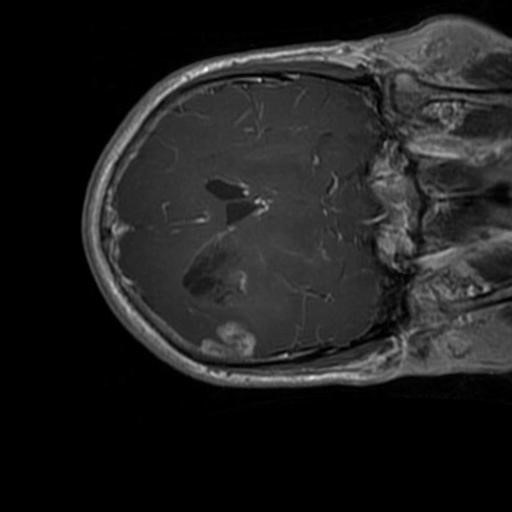
#> input picture samples/brain_glioma_0004.jpg, 512 x 512 px
$ jupyter execute wiener_filter_deblurring.ipynb
#> lines starting #> are read from the running program, lines starting #| are printed output that depends on the picture; after the words box and inside, x2 and y2 are one past the last pixel; in counts of white or black regions, pixels touching at a corner belong together
[cell 1]
import numpy as np
import cv2
import matplotlib.pyplot as plt

[cell 2]
def apply_motion_blur(image, size=15):
    """Creates a motion blur kernel and applies it to the image."""
    kernel = np.zeros((size, size))
    kernel[int((size - 1) / 2), :] = np.ones(size)
    kernel = kernel / size
    blurred = cv2.filter2D(image, -1, kernel, borderType=cv2.BORDER_REPLICATE)
    return blurred, kernel

[cell 3]
def wiener_filter(blurred, kernel, K=0.01):
    """
    Restores a blurred image using Wiener filtering in the frequency domain.

    Args:
        blurred: Blurred input image (2D array).
        kernel: Blur kernel (2D array).
        K: Constant representing noise-to-signal power ratio (tune for best results).

    Returns:
        Restored image (2D array, uint8).
    """
    # Pad kernel to match image size
    kh, kw = kernel.shape
    ih, iw = blurred.shape
    kernel_padded = np.zeros_like(blurred, dtype=np.float32)
    kernel_padded[:kh, :kw] = kernel

    # FFT
    dft_blurred = np.fft.fft2(blurred)
    dft_kernel = np.fft.fft2(kernel_padded)

    # Avoid division by zero
    dft_kernel_conj = np.conj(dft_kernel)
    denom = (np.abs(dft_kernel) ** 2) + K
    wiener = dft_kernel_conj / denom

    # Apply Wiener filter
    dft_restored = wiener * dft_blurred
    restored = np.fft.ifft2(dft_restored)
    restored = np.abs(restored)

    # Normalize and convert to uint8
    restored = np.clip(restored, 0, 255).astype('uint8')
    return restored

[cell 4]
# Load and prepare image
image = cv2.imread('../samples/brain_glioma_0004.jpg', cv2.IMREAD_GRAYSCALE)
#> image is the input picture: shape (512, 512); min 0, max 255, mean 31.5
if image is None:
    raise FileNotFoundError("Image not found! Check path.")

blurred, psf = apply_motion_blur(image, size=20)
#> in apply_motion_blur, `blurred = cv2.filter2D(image, -1, kernel, borderType=cv2.BORDER_REPLIC..`:
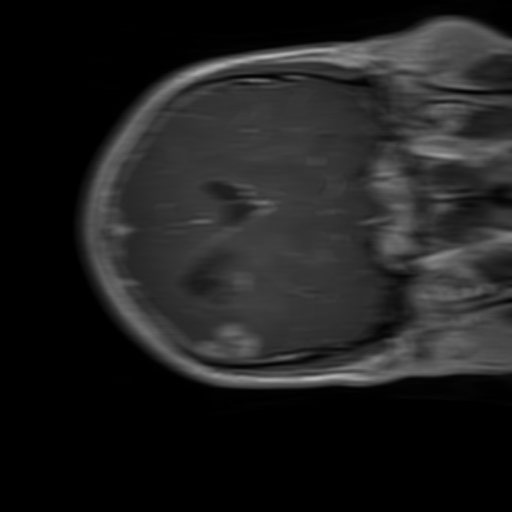
#> blurred: shape (512, 512); min 0, max 183, mean 31.4
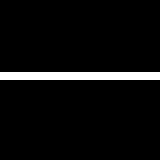
#> psf: shape (20, 20) float64 (shown 8 times larger); values 0 (black) and 0.05 (white), 5% white in thin lines or dots, all inside (x1, y1, x2, y2) = (0, 9, 20, 10)
restored = wiener_filter(blurred, psf, K=0.1)  # K=0.001, 0.01, 0.1, ...
#> in wiener_filter, `kernel_padded[:kh, :kw] = kernel`:
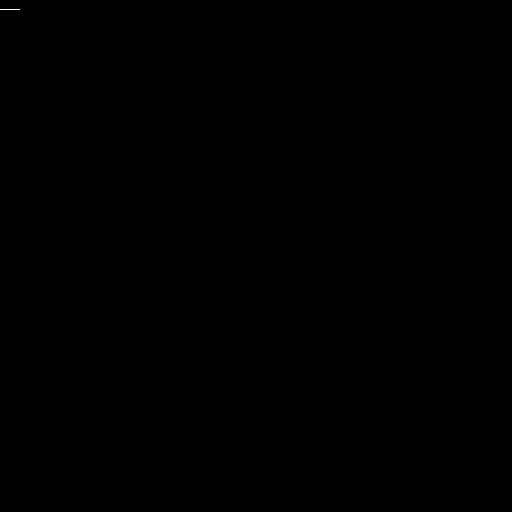
#> kernel_padded: shape (512, 512) float32; values 0 (black) and 0.05 (white), 0.01% white in thin lines or dots, all inside (x1, y1, x2, y2) = (0, 9, 20, 10)
#> in wiener_filter, `denom = (np.abs(dft_kernel) ** 2) + K`:
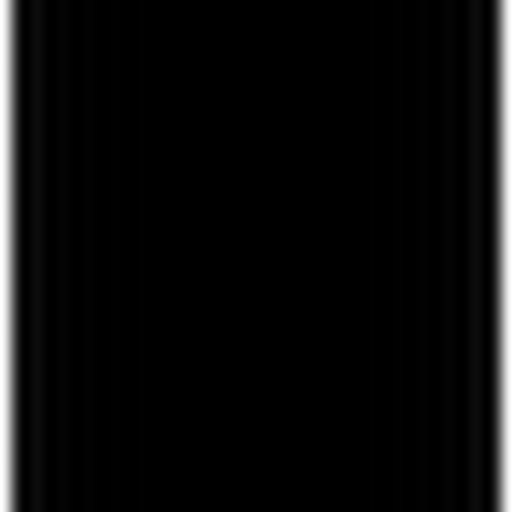
#> denom: shape (512, 512) float64; min 0.1, max 1.1, mean 0.15; drawn with min black and max white
#> in wiener_filter, `restored = np.abs(restored)`:
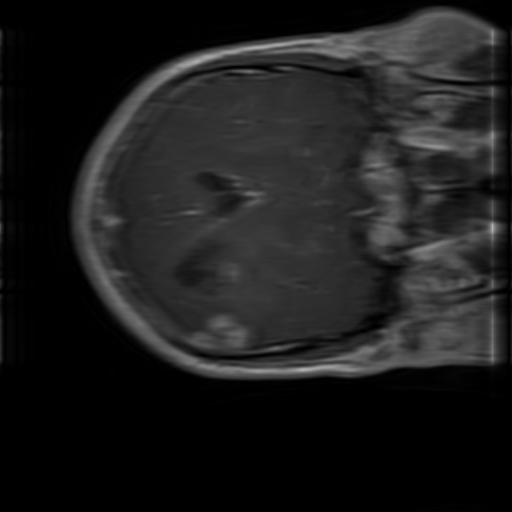
#> restored: shape (512, 512) float64; min 1.08e-18, max 179.5, mean 29

plt.figure(figsize=(12, 6))
plt.subplot(1, 3, 1)
plt.title("Original")
plt.imshow(image, cmap='gray')
plt.axis('off')

plt.subplot(1, 3, 2)
plt.title("Motion Blurred")
plt.imshow(blurred, cmap='gray')
plt.axis('off')

plt.subplot(1, 3, 3)
plt.title("Restored (Wiener Filter)")
plt.imshow(restored, cmap='gray')
plt.axis('off')

plt.tight_layout()
plt.show()

$ run again, with samples/brain_glioma_0005.jpg copied over samples/brain_glioma_0004.jpg
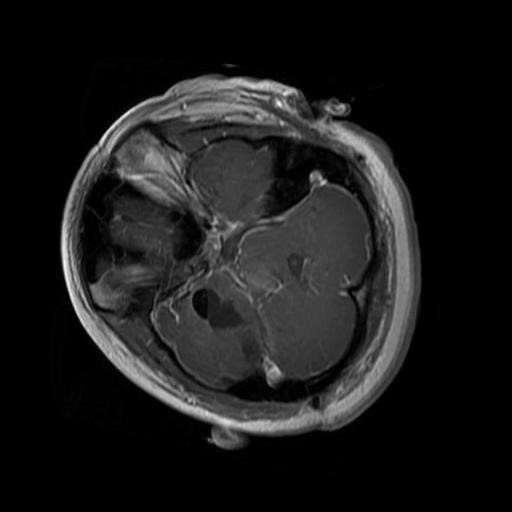
#> input picture samples/brain_glioma_0005.jpg, 512 x 512 px
#> image is the input picture: shape (512, 512); min 0, max 251, mean 26.8
#> in apply_motion_blur, `blurred = cv2.filter2D(image, -1, kernel, borderType=cv2.BORDER_REPLIC..`:
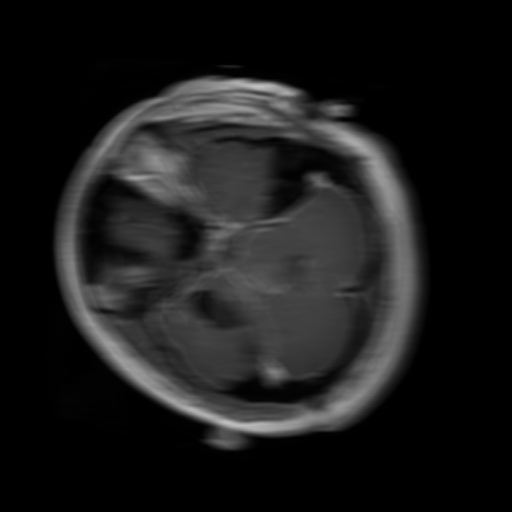
#> blurred: shape (512, 512); min 0, max 194, mean 26.8
#> psf: shape (20, 20) float64; values 0 (black) and 0.05 (white), 5% white in thin lines or dots, all inside (x1, y1, x2, y2) = (0, 9, 20, 10)
#> in wiener_filter, `restored = np.abs(restored)`:
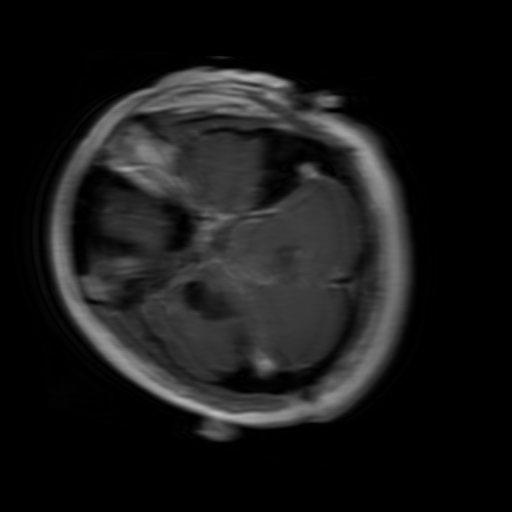
#> restored: shape (512, 512) float64; min 4.34e-18, max 187.4, mean 24.6

$ run again, with samples/brain_glioma_0006.jpg copied over samples/brain_glioma_0004.jpg
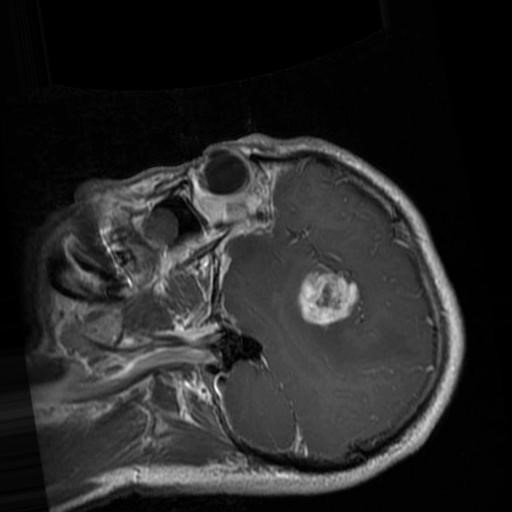
#> input picture samples/brain_glioma_0006.jpg, 512 x 512 px
#> image is the input picture: shape (512, 512); min 0, max 255, mean 38.4
#> in apply_motion_blur, `blurred = cv2.filter2D(image, -1, kernel, borderType=cv2.BORDER_REPLIC..`:
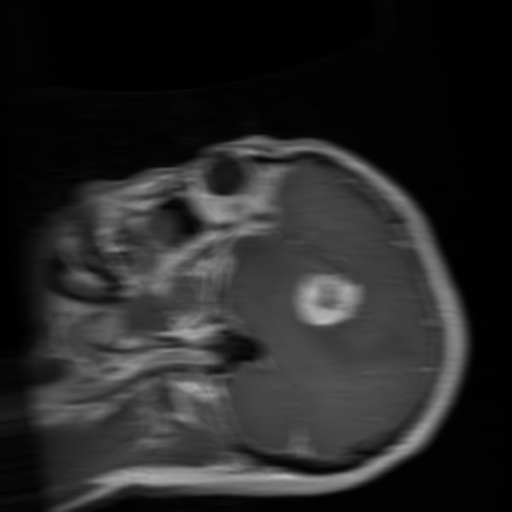
#> blurred: shape (512, 512); min 0, max 187, mean 38.4
#> psf: shape (20, 20) float64; values 0 (black) and 0.05 (white), 5% white in thin lines or dots, all inside (x1, y1, x2, y2) = (0, 9, 20, 10)
#> in wiener_filter, `restored = np.abs(restored)`:
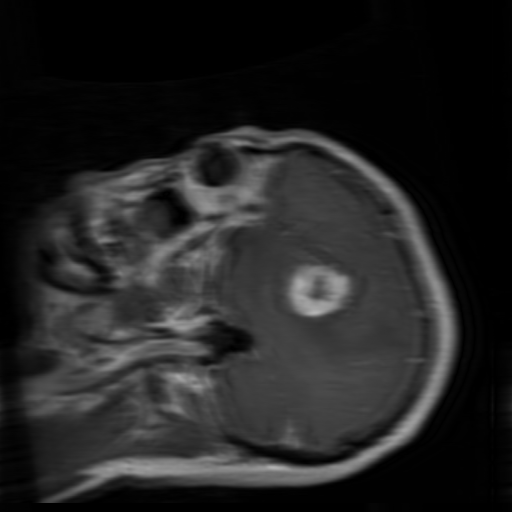
#> restored: shape (512, 512) float64; min 1.77e-09, max 181.3, mean 35.1

$ run again, with samples/Tdey.jpg copied over samples/brain_glioma_0004.jpg
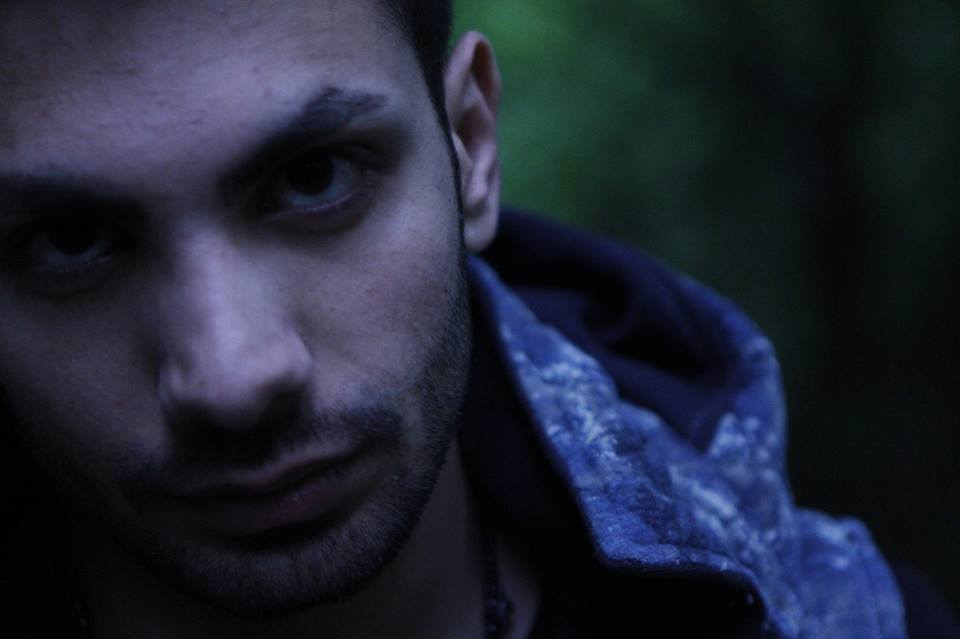
#> input picture samples/Tdey.jpg, 960 x 639 px
#> `image = cv2.imread('../samples/brain_glioma_0004.jpg', cv2.IMREAD_GRAY..`:
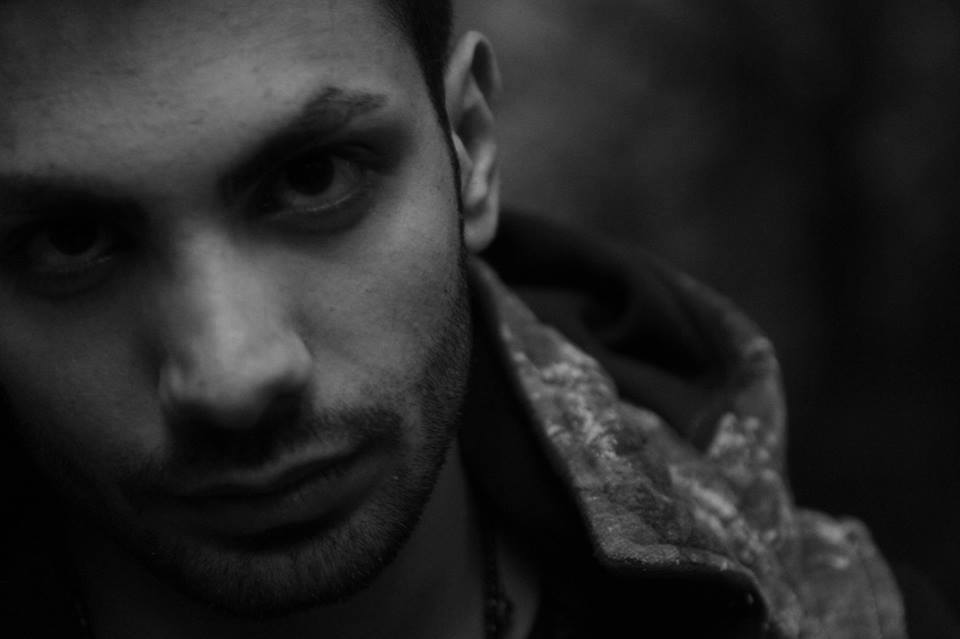
#> image: shape (639, 960); min 0, max 154, mean 38.3
#> psf: shape (20, 20) float64; values 0 (black) and 0.05 (white), 5% white in thin lines or dots, all inside (x1, y1, x2, y2) = (0, 9, 20, 10)
#> in wiener_filter, `restored = np.abs(restored)`:
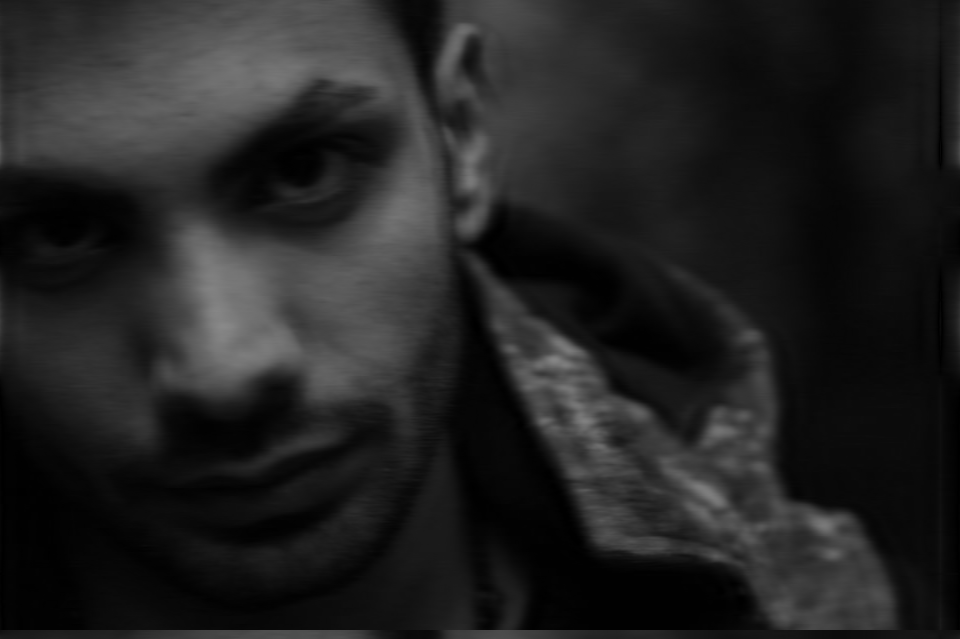
#> restored: shape (639, 960) float64; min 0.000172, max 137.8, mean 34.8
